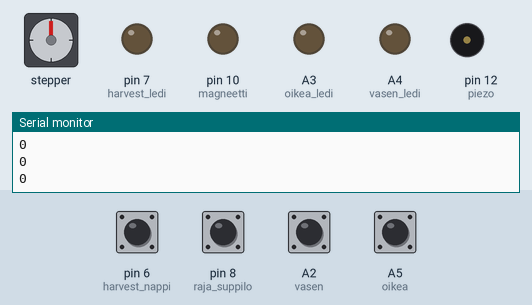
Simulated run of this sketch. Board: Arduino Uno, built with avr-gcc and run on an emulated ATmega328P. On the bench: stepper motor, output pins drawn as LEDs (lit = HIGH), buzzer (waves = sounding), the last lines printed to the serial monitor. Wiring (inferred from the names in the program): stepper motor driver (200 steps per turn assumed): step pin 4; direction pin 5; enable pin 11. The test bench sets the inputs (shaded band); at power-on: A2 (vasen), A5 (oikea), pin 6 (harvest_nappi), pin 8 (raja_suppilo) HIGH. Pins used as bus, display or sensor lines are not drawn.

Above: at 1.4 s.
1.5 s: pin 6 (harvest_nappi) pulled LOW for 0.35 s
At 3.1 s:
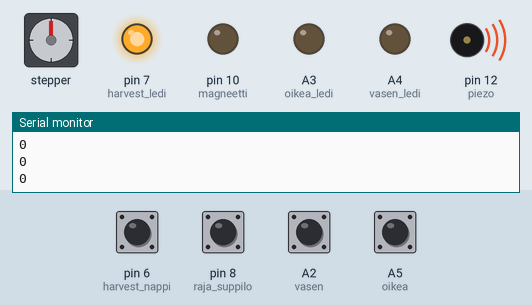
At 3.9 s:
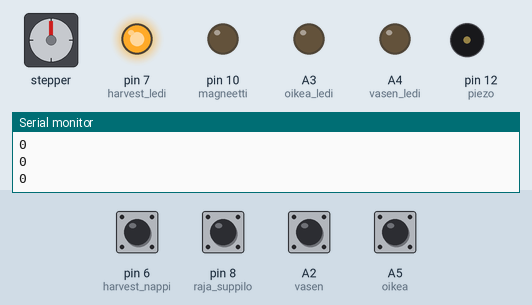
4.5 s: pin 8 (raja_suppilo) pulled LOW for 0.35 s
At 8.9 s:
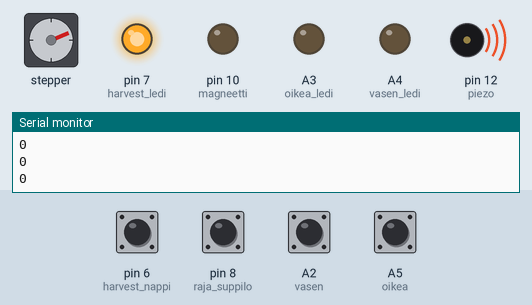
Timing chart, 0 to 33.2 s (numbered marks = the images above; inputs shaded):
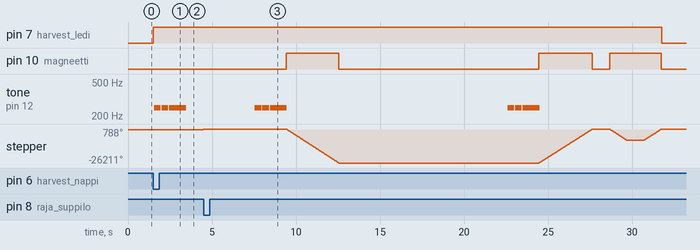

The sketch:

Control_unit_breadboard_4.9.ino
```cpp
/*  Toiminta: vasemmasta namiskasta (jos rajakytkin on auki) liikutaan suppilon suuntaan.
 *            oikeasta namiskasta liikutaan recon suuntaan.
 *            serialmonitorista voi seurata askelia.
 *
 *      !!!   alla olevat 3 arvoa kalibroitava kohdalleen (vas ja oik nappeja kayttaen) ennen harvesteri -nappulan painamista!
 *
 *            loopin loppupaassa harvesterin toimintasyklit saadetaan kohilleen kayttaen aliohjelma -komentoja seka viiveita.
 *
 *
 */


#define rajalta_recolle 15000   //askeleet rajakytkimelta recolle (koko matka)
#define magneetin_raja 100   //kohta ennen rajakytkinta, jolloin magneetti vapautetaan/lukitaan
#define hammerin_nostokulma 5000    //kohta, mihinka korkeuteen hammeri nostetaan ennen uutta lyontia

const int stepPin = 4;
const int dirPin = 5;
const int enable = 11;
const int raja_suppilo = 8;
//const int raja_reco = 9;
const int vasen = A2;
const int oikea = A5;
const int harvest_nappi = 6;
const int vasen_ledi = A4;
const int oikea_ledi = A3;
const int harvest_ledi = 7;
const int piezo = 12;
const int magneetti = 10;

unsigned char rajakytkin_v;
//unsigned char rajakytkin_o;
unsigned char vas_button;
unsigned char oik_button;
unsigned char harvest_button;

unsigned long step_laskuri;

void setup()
{
  pinMode(stepPin, OUTPUT);
  pinMode(dirPin, OUTPUT);
  pinMode(enable, OUTPUT);
  pinMode(raja_suppilo, INPUT_PULLUP);
//  pinMode(raja_reco, INPUT_PULLUP);
  pinMode(vasen, INPUT_PULLUP);
  pinMode(oikea, INPUT_PULLUP);
  pinMode(harvest_nappi, INPUT_PULLUP);
  pinMode(vasen_ledi, OUTPUT);
  pinMode(oikea_ledi, OUTPUT);
  pinMode(harvest_ledi, OUTPUT);
  pinMode(piezo, OUTPUT);
  pinMode(magneetti, OUTPUT);

  digitalWrite(enable, HIGH);   //virta pois

 // digitalWrite(magneetti, HIGH);    //magneetti kiinni

  Serial.begin(9600);

}
void hae_raja()
{
  digitalWrite(enable, LOW);      //virtaa moottorille
  digitalWrite(dirPin, HIGH);     //vastapaivaa kohti rajakytkinta

  rajakytkin_v = digitalRead(raja_suppilo);

  while (rajakytkin_v == HIGH)
  {
    digitalWrite(stepPin, HIGH);
    delayMicroseconds(100);
    digitalWrite(stepPin, LOW);
    delayMicroseconds(100);

    rajakytkin_v = digitalRead(raja_suppilo);
  }
  digitalWrite(enable, HIGH);  //virta pois
  step_laskuri = 0;
  Serial.print(step_laskuri);
  Serial.print(" \n");
}

void kaanna_recolle()
{
  digitalWrite(enable, LOW);      //virtaa moottorille
  digitalWrite(dirPin, LOW);      //myotapaivaa

  while(step_laskuri < rajalta_recolle)
  {
    digitalWrite(stepPin, HIGH);
    delayMicroseconds(100);
    digitalWrite(stepPin, LOW);
    delayMicroseconds(100);

    step_laskuri++;

    if(step_laskuri == magneetin_raja)     //KIINNI
    digitalWrite(magneetti, HIGH);
  }
  digitalWrite(magneetti, LOW);        //IRROTETAAN hammerin ollessa recolla
  digitalWrite(enable, HIGH);      //virtaa pois moottorilta

  Serial.print(step_laskuri);
  Serial.print(" \n");
}
void kaanna_suppilolle()
{
  digitalWrite(magneetti, HIGH);      //KIINNI

  digitalWrite(enable, LOW);      //virtaa moottorille
  digitalWrite(dirPin, HIGH);     //vastapaivaa kohti rajakytkinta

  rajakytkin_v = digitalRead(raja_suppilo);

  if(rajakytkin_v == HIGH)
  {
    while(step_laskuri > 0)
  {
    digitalWrite(stepPin, HIGH);
    delayMicroseconds(100);
    digitalWrite(stepPin, LOW);
    delayMicroseconds(100);

    step_laskuri--;

    if(step_laskuri == magneetin_raja)     //IRROTUS
    digitalWrite(magneetti, LOW);

    rajakytkin_v = digitalRead(raja_suppilo);
  }
  Serial.print(step_laskuri);
  Serial.print(" \n");
  }
  digitalWrite(enable, HIGH);  //virta pois
  Serial.print(step_laskuri);
  Serial.print(" \n");
}
void hammeri()
{
  digitalWrite(enable, LOW);      //virtaa moottorille
  digitalWrite(dirPin, LOW);      //myotapaivaa

  while(step_laskuri < hammerin_nostokulma)
  {
    digitalWrite(stepPin, HIGH);
    delayMicroseconds(100);
    digitalWrite(stepPin, LOW);
    delayMicroseconds(100);

    step_laskuri++;

    if(step_laskuri == magneetin_raja)     //KIINNI
    digitalWrite(magneetti, HIGH);
  }


  Serial.print(step_laskuri);
  Serial.print(" \n");
}

void aanimerkki()
{
  for (int i = 0; i < 100; i++)
  {
    digitalWrite(piezo, HIGH);
    delay(2);
    digitalWrite(piezo, LOW);
    delay(2);
  }
  delay(50);
  for (int i = 0; i < 100; i++)
  {
    digitalWrite(piezo, HIGH);
    delay(2);
    digitalWrite(piezo, LOW);
    delay(2);
  }
  delay(50);
  for (int i = 0; i < 250; i++)
  {
    digitalWrite(piezo, HIGH);
    delay(2);
    digitalWrite(piezo, LOW);
    delay(2);
  }

}
void loop() {

  rajakytkin_v = digitalRead(raja_suppilo);
 // rajakytkin_o = digitalRead(raja_reco);
  vas_button = digitalRead(vasen);
  oik_button = digitalRead(oikea);
  harvest_button = digitalRead(harvest_nappi);

  if (rajakytkin_v == LOW)
  {
    step_laskuri = 0;
    digitalWrite(vasen_ledi, HIGH);
  }
  else
    digitalWrite(vasen_ledi, LOW);

//  if (rajakytkin_o == LOW)
  //  digitalWrite(oikea_ledi, HIGH);

//  else
    digitalWrite(oikea_ledi, LOW);

  if (rajakytkin_v == HIGH && vas_button == LOW)  //vasen namiska   KALIBROINTIIN
  {
    for (int x = 0; x < 100; x++)
    {
      digitalWrite(enable, LOW);      //virtaa moottorille
      digitalWrite(dirPin, HIGH);      //vastapaivaa
      digitalWrite(stepPin, HIGH);
      delayMicroseconds(100);
      digitalWrite(stepPin, LOW);
      delayMicroseconds(100);

      if (step_laskuri > 0)
        step_laskuri--;
    }
    digitalWrite(enable, HIGH);     //virta pois moottilta!
  }
  if (rajakytkin_v == HIGH && oik_button == LOW)    //oikea namiska   KALIBROINTIIN
  {
    for (int x = 0; x < 100; x++)
    {
      digitalWrite(enable, LOW);      //virtaa moottorille
      digitalWrite(dirPin, LOW);      //myotapaivaa
      digitalWrite(stepPin, HIGH);
      delayMicroseconds(100);
      digitalWrite(stepPin, LOW);
      delayMicroseconds(100);

      step_laskuri++;
    }
    digitalWrite(enable, HIGH);     //virta pois moottilta!
  }
  //***************************************************************************  ALUSTAVA HARVESTERI -RUMBA
  if (harvest_button == LOW)
  {
    digitalWrite(harvest_ledi, HIGH);
    aanimerkki();
    delay(1000);
    hae_raja();       //SYKLI ALOITETTAVA AINA RAJAN HAKEMISELLA!
    delay(3000);
    aanimerkki();
    kaanna_recolle();
    delay(10000);
    aanimerkki();
    kaanna_suppilolle();
    delay(1000);
    hammeri();
    delay(1000);
    kaanna_suppilolle();
    digitalWrite(harvest_ledi, LOW);
    digitalWrite(enable, HIGH);     //virta pois moottilta!
  }


  //************************************************************************

  Serial.print(step_laskuri);
  Serial.print(" \n");
  delay(300);
}
```

Measured:
- after the input at 1.5 s, pin 7 (harvest_ledi): LOW → HIGH at once; tone on pin 12 (piezo): goes 249 Hz 0.40 s, silent 0.05 s, 249 Hz 0.40 s, silent 0.05 s, 249 Hz 1.0 s, then silent, starting after 0.05 s; stepper: turns 693° clockwise, starting after 2.9 s
- after the input at 4.5 s, pin 10 (magneetti): LOW → HIGH after 4.9 s, → LOW 3.1 s later; tone on pin 12 (piezo): goes 249 Hz 0.40 s, silent 0.05 s, 249 Hz 0.40 s, silent 0.05 s, 249 Hz 1.0 s, then silent, starting after 3.0 s
